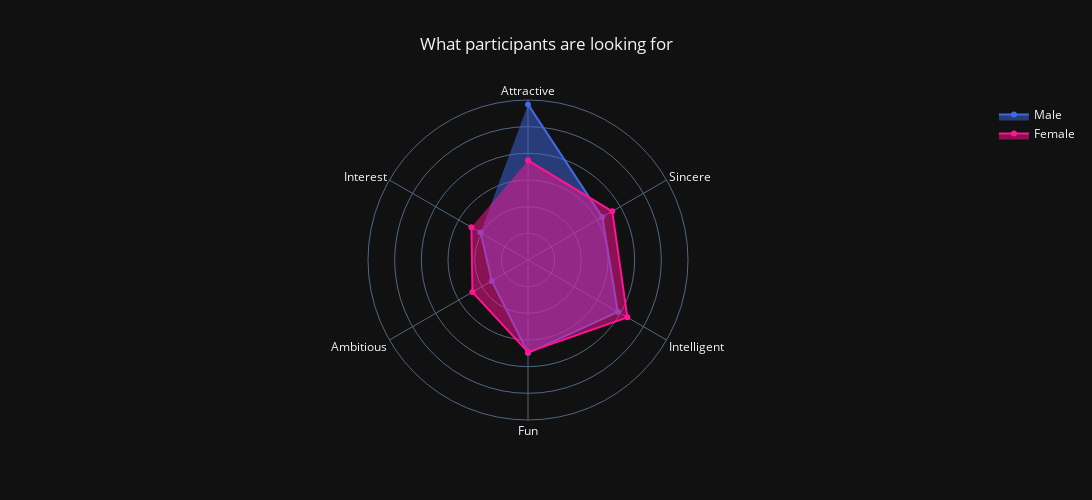
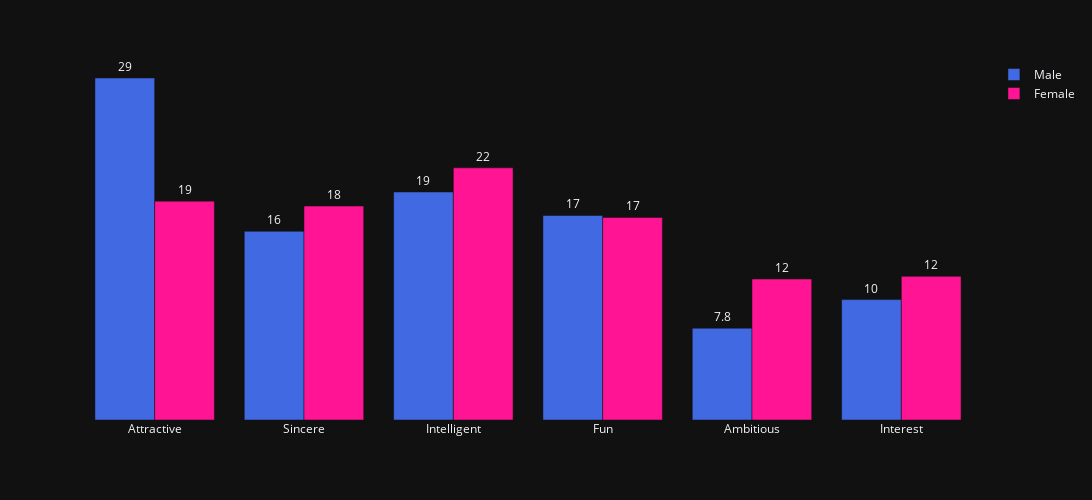

The notebook cell saved with these charts, in order:
### Code cell
# Create a list containing strings of the attributes
lst_carac = ['Attractive', 'Sincere', 'Intelligent', 'Fun', 'Ambitious', 'Interest']

# Create a dict to rename attributes rating to clarify it
dic_rename_1_1 = {"attr1_1":"Attractive", "sinc1_1":"Sincere","intel1_1":"Intelligent","fun1_1":"Fun","amb1_1":"Ambitious","shar1_1":"Interest"}

# Create a list containing strings of the current column names
lst_attributes = ["attr1_1", "sinc1_1", "intel1_1", "fun1_1", "amb1_1", "shar1_1"]

# Male polar chart DataFrame
df_men_polar_chart = df_homme[lst_attributes].dropna()
df_men_polar_chart = df_men_polar_chart.rename(columns=dic_rename_1_1)
df_men_polar_chart = df_men_polar_chart.mean(axis=0)

# Female polar chart DataFrame
df_women_polar_chart = df_femme[lst_attributes].dropna()
df_women_polar_chart = df_women_polar_chart.rename(columns=dic_rename_1_1)
df_women_polar_chart = df_women_polar_chart.mean(axis=0)

# Male bar chart DataFrame
df_men_are_looking_for = df_homme[lst_attributes].dropna()
df_men_are_looking_for = pd.DataFrame(df_men_are_looking_for.mean())
df_men_are_looking_for["gender"] = "Male"

# Female bar chart DataFrame
df_women_are_looking_for = df_femme[lst_attributes].dropna()
df_women_are_looking_for = pd.DataFrame(df_women_are_looking_for.mean())
df_women_are_looking_for["gender"] = "Female"

# Merging male and female bar chart DataFrames
df_comparison_gender_looking_for = pd.concat([df_men_are_looking_for, df_women_are_looking_for], axis=0)
df_comparison_gender_looking_for.rename(index=dic_rename_1_1, inplace=True)

# Create a list containing strings of the attributes
lst_carac = ['Attractive', 'Sincere', 'Intelligent', 'Fun', 'Ambitious', 'Interest']

# Create a dict to rename attributes rating to clarify it
dic_rename_1_1 = {"attr1_1":"Attractive", "sinc1_1":"Sincere","intel1_1":"Intelligent","fun1_1":"Fun","amb1_1":"Ambitious","shar1_1":"Interest"}

# Create a list containing strings of the current column names
lst_attributes = ["attr1_1", "sinc1_1", "intel1_1", "fun1_1", "amb1_1", "shar1_1"]



# Polar chart
fig = go.Figure()

fig.add_trace(go.Scatterpolar(
      r=df_men_polar_chart,
      theta=lst_carac,
      name='Male',
      line_color="royalblue"
      ))

fig.add_trace(go.Scatterpolar(
      r=df_women_polar_chart,
      theta=lst_carac,
      name='Female',
      line_color="deeppink"
      ))

fig.update_layout(polar=dict(
                  radialaxis=dict(visible=True, 
                                    range=[0, 30]), 
                                    radialaxis_showticklabels=False, 
                                    radialaxis_showline=False),
                  width=1500, 
                  height=500, 
                  title= {'x' : 0.5},
                  title_text="What participants are looking for",
                  template="plotly_dark"
                  )     

fig.update_polars(angularaxis_direction="clockwise")

fig.update_traces(fill='toself')

# Bar chart
fig2 = px.bar(df_comparison_gender_looking_for, 
            color="gender", 
            barmode='group', 
            template='plotly_dark',
            width=1500, 
            height=500, 
            text="value",
            labels = {"index" : ""},
            color_discrete_map={'Male': 'royalblue','Female': 'deeppink'}
            )

fig2.update_traces(texttemplate='%{text:.2s}', textposition='outside')
fig2.update_layout(yaxis={'visible': False}, legend_title="")

fig.show()
fig2.show()

### Figure 1 — Plotly figure (JSON) as saved in the notebook; plotly's stock layout.template omitted (floating-point values rounded to 4 significant figures)
{"data": [{"fill": "toself", "line": {"color": "royalblue"}, "name": "Male", "r": [29.17, 16.1, 19.45, 17.45, 7.833, 10.27], "theta": ["Attractive", "Sincere", "Intelligent", "Fun", "Ambitious", "Interest"], "type": "scatterpolar"}, {"fill": "toself", "line": {"color": "deeppink"}, "name": "Female", "r": [18.67, 18.25, 21.51, 17.28, 12.02, 12.25], "theta": ["Attractive", "Sincere", "Intelligent", "Fun", "Ambitious", "Interest"], "type": "scatterpolar"}], "layout": {"height": 500, "polar": {"angularaxis": {"direction": "clockwise"}, "radialaxis": {"range": [0, 30], "showline": false, "showticklabels": false, "visible": true}}, "title": {"text": "What participants are looking for", "x": 0.5}, "width": 1500}}

### Figure 2 — Plotly figure (JSON) as saved in the notebook; plotly's stock layout.template omitted (floating-point values rounded to 4 significant figures)
{"data": [{"alignmentgroup": "True", "hovertemplate": "gender=Male<br>=%{x}<br>value=%{text}<extra></extra>", "legendgroup": "Male", "marker": {"color": "royalblue", "pattern": {"shape": ""}}, "name": "Male", "offsetgroup": "Male", "orientation": "v", "showlegend": true, "text": [29.17, 16.1, 19.45, 17.45, 7.833, 10.27], "textposition": "outside", "texttemplate": "%{text:.2s}", "type": "bar", "x": ["Attractive", "Sincere", "Intelligent", "Fun", "Ambitious", "Interest"], "xaxis": "x", "y": [29.17, 16.1, 19.45, 17.45, 7.833, 10.27], "yaxis": "y"}, {"alignmentgroup": "True", "hovertemplate": "gender=Female<br>=%{x}<br>value=%{text}<extra></extra>", "legendgroup": "Female", "marker": {"color": "deeppink", "pattern": {"shape": ""}}, "name": "Female", "offsetgroup": "Female", "orientation": "v", "showlegend": true, "text": [18.67, 18.25, 21.51, 17.28, 12.02, 12.25], "textposition": "outside", "texttemplate": "%{text:.2s}", "type": "bar", "x": ["Attractive", "Sincere", "Intelligent", "Fun", "Ambitious", "Interest"], "xaxis": "x", "y": [18.67, 18.25, 21.51, 17.28, 12.02, 12.25], "yaxis": "y"}], "layout": {"barmode": "group", "height": 500, "legend": {"title": {"text": ""}, "tracegroupgap": 0}, "margin": {"t": 60}, "width": 1500, "xaxis": {"anchor": "y", "domain": [0, 1], "title": {"text": ""}}, "yaxis": {"anchor": "x", "domain": [0, 1], "title": {"text": "value"}, "visible": false}}}
